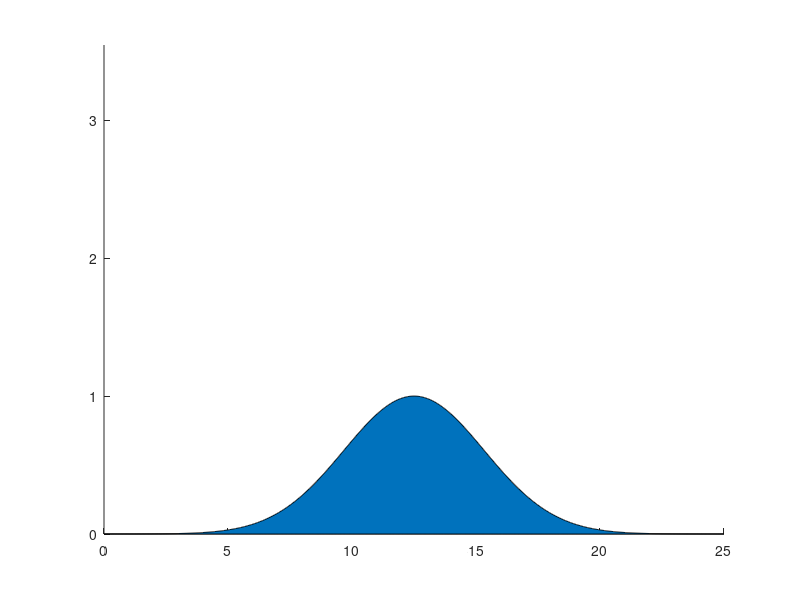
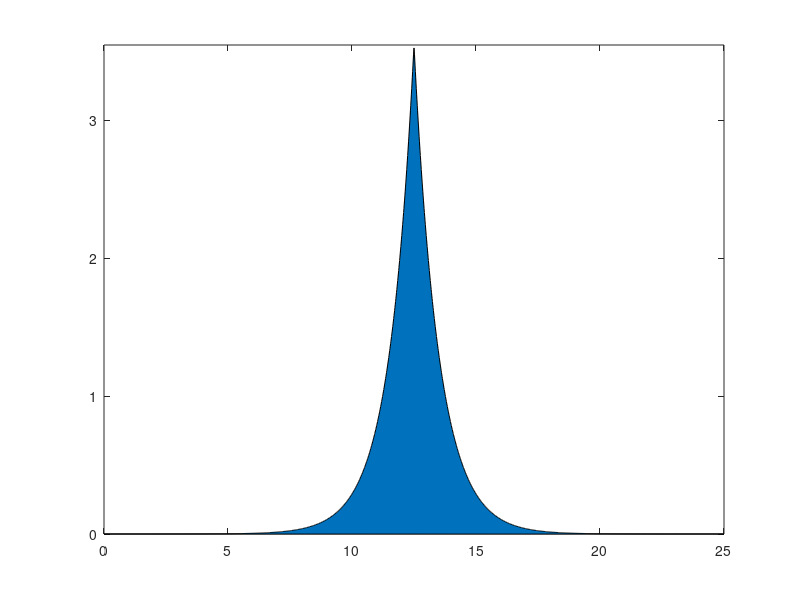
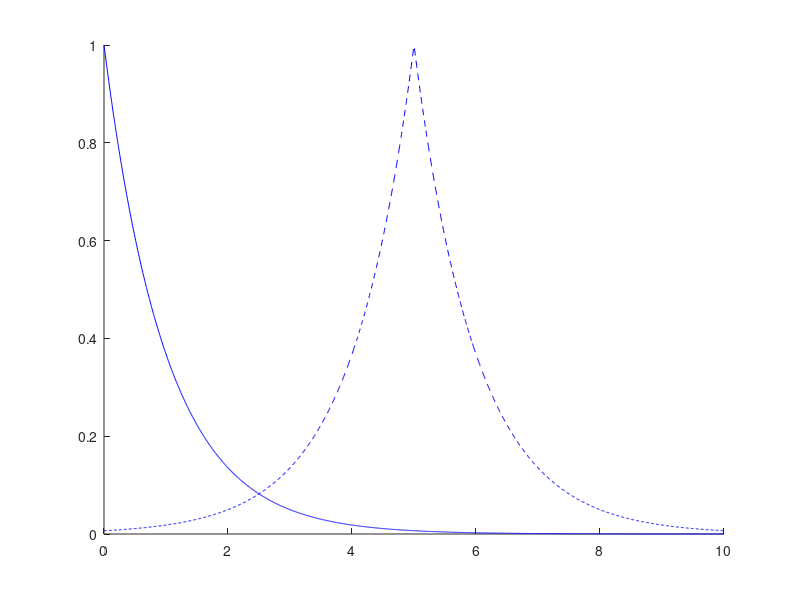
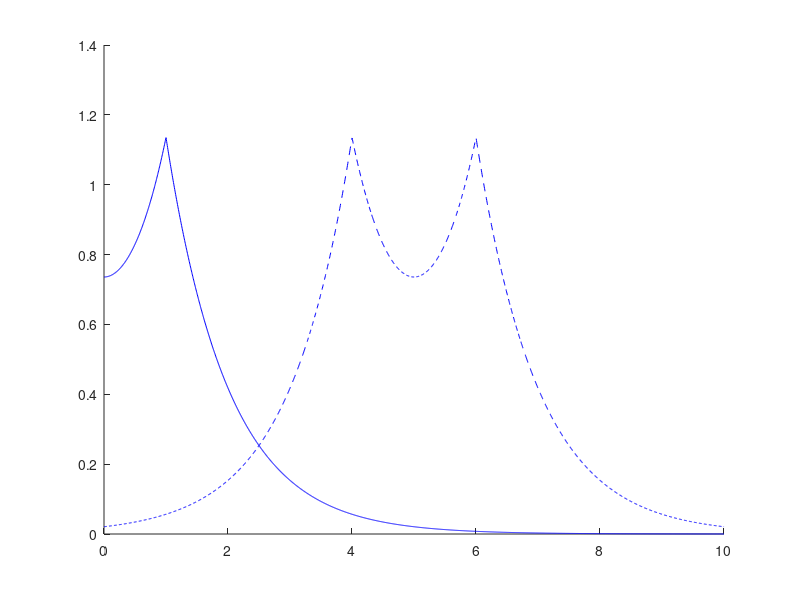

Reproduce these figures in MATLAB, in order.
close all
clear all

% plotting analytical solution of the equation

peakon = @(x,t,c,h) c*exp(-abs(x - h - c*t));
antipeakon = @(x,t,c,h) c*exp(-abs(x - h + c*t));
doublePeakon = @(x,t) peakon(x,t,1,-1) + peakon(x,t,1,1);
peakonOvertake = @(x,t) peakon(x,t,2,0) + peakon(x,t,1,5);
peakonAntipeakon = @(x,t) peakon(x,t,1,0) - antipeakon(x,t,1,20);

xmin = 0;
xmax = 10;
x = linspace(xmin,xmax,2000);

% Single peakon
t = [ 0 5 10 ];
p1 = figure;
hold on
plot(x,peakon(x,t(1),1,0),'b')
plot(x,peakon(x,t(2),1,0),'b--')
%legend('t = 0', 't = 5', 'Location', 'NorthEast')


% Double peakon
p2 = figure;
hold on
plot(x,doublePeakon(x,t(1)),'b')
plot(x,doublePeakon(x,t(2)),'b--')
%legend('t = 0', 't = 5', 'Location', 'NorthEast')


% Double peakon interaction
xmin = 0;
xmax = 25;
x = linspace(xmin,xmax,2000);
p3 = figure;
hold on
plot(x,peakonOvertake(x,t(1)),'b')
plot(x,peakonOvertake(x,t(2)),'b--')
plot(x,peakonOvertake(x,t(3)),'b-.')
%legend('t = 0', 't = 5', 't = 10', 'Location', 'NorthEast')


t = [0 10 15];
% Peakon antipeakon interaction.
p4 = figure;
subplot(3,1,1)
plot(x,peakonAntipeakon(x,t(1)),'b')
%legend('t = 0', 'Location', 'NorthEast')
subplot(3,1,2)
plot(x,peakonAntipeakon(x,t(2)),'b--')
axis([xmin xmax -1 1])
%legend('t = 10', 'Location', 'NorthEast')
subplot(3,1,3)
plot(x,peakonAntipeakon(x,t(3)),'b-.')
%legend('t = 15', 'Location', 'NorthEast')


% print images to file
% print(p1,'-dpng','-r400','peakon')
% print(p2,'-dpng','-r400','doublepeakon')
% print(p3,'-dpng','-r400','peakonovertake')
% print(p4,'-dpng','-r400','peakonantipeakon')


% plot area under curve for peakon and another initial condition
p5 = figure;
hold on
exps = exp(-((x-(xmax-xmin)/2)/4).^2);
area(x,exps)
areaundersine = 7.09;
c = areaundersine / 2;
axis([xmin xmax 0 c])
p6 = figure;
area(x,peakon(x,0,c,(xmax-xmin)/2))
axis([xmin xmax 0 c])

print(p5,'-dpng','-r400','areainitial')
print(p6,'-dpng','-r400','areapeakon')
